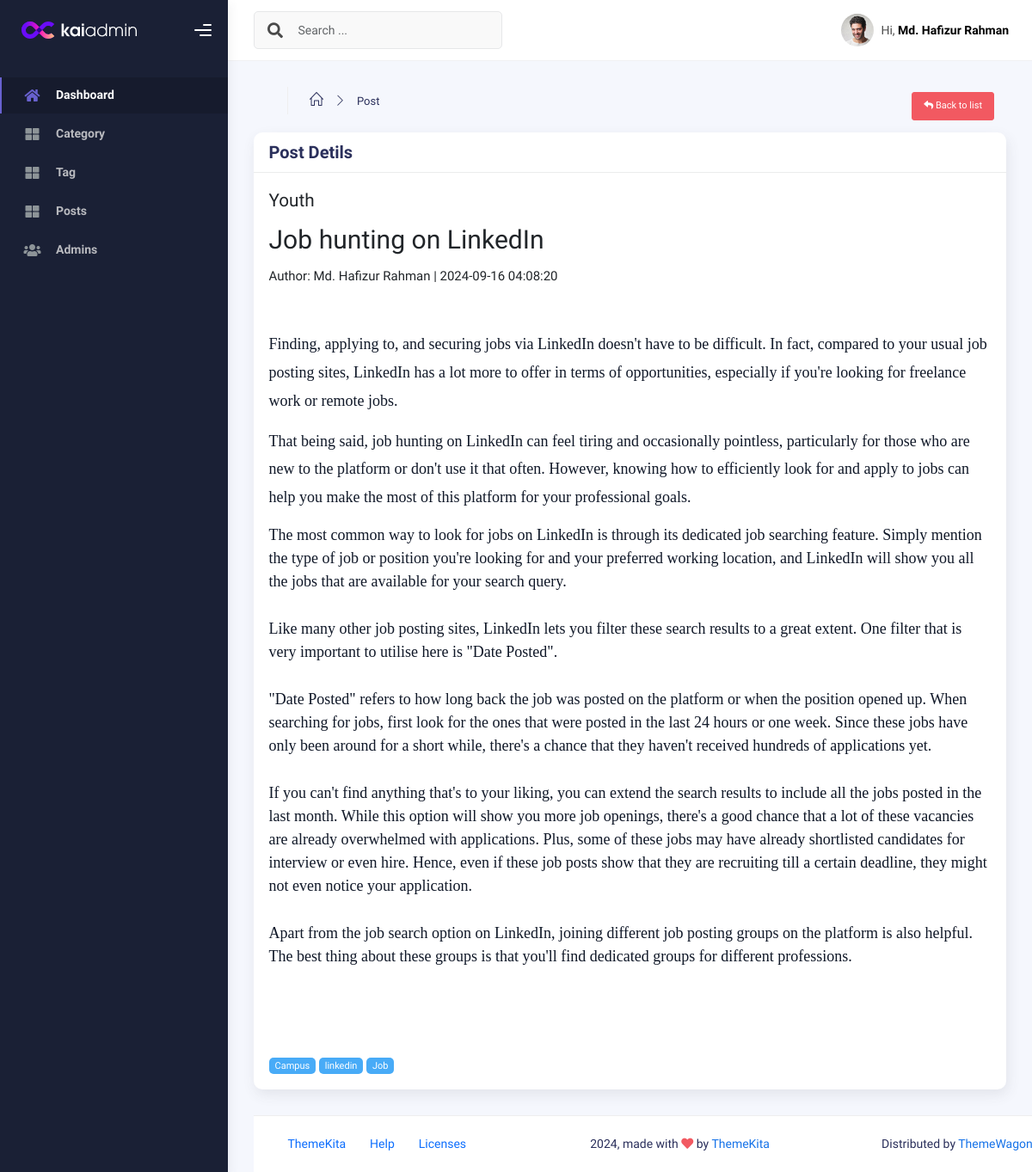
The app's page /admin/postShow.php?id=19 (signed in) with its own data.
### tables this page shows
CREATE TABLE `post` (
  `id` int NOT NULL,
  `category_id` int NOT NULL,
  `user_id` int NOT NULL,
  `title` varchar(255) NOT NULL,
  `slug` varchar(255) NOT NULL,
  `description` longtext NOT NULL,
  `image` varchar(255) NOT NULL,
  `is_published` tinyint(1) NOT NULL DEFAULT '0',
  `is_featured` tinyint(1) DEFAULT '0',
  `created_at` timestamp NULL DEFAULT CURRENT_TIMESTAMP,
  `updated_at` timestamp NULL DEFAULT CURRENT_TIMESTAMP
);

CREATE TABLE `category` (
  `id` int NOT NULL,
  `name` varchar(255) NOT NULL,
  `slug` varchar(255) NOT NULL
);

CREATE TABLE `users` (
  `id` int NOT NULL,
  `name` varchar(255) NOT NULL,
  `email` varchar(255) NOT NULL,
  `password` varchar(255) NOT NULL,
  `status` enum('active','inactive') NOT NULL DEFAULT 'active',
  `image` varchar(255) DEFAULT NULL,
  `role` enum('admin','editor','user') NOT NULL DEFAULT 'user',
  `phone` varchar(15) DEFAULT NULL
);

CREATE TABLE `tag` (
  `id` int NOT NULL,
  `name` varchar(255) NOT NULL,
  `slug` varchar(255) NOT NULL
);

### admin/postShow.php (the view, shortened to what this page needs)
<?php
include "layout/head.php";
?>
<body>
    <div class="wrapper">
        <?php
        include "layout/sidebar.php";
        ?>
        <div class="main-panel">
            <div class="main-header">
                <?php
                include "layout/header.php";
                ?>
            </div>
            <div class="container">
                <div class="page-inner">
                    <div class="p-3">
                        <div class="row">
                            <div class="col-md-6">
                                <ul class="breadcrumbs mb-3">
                                    <li class="nav-home">
                                        <a href="dashboard.php">
                                            <i class="icon-home"></i>
                                        </a>
                                    </li>
                                    <li class="separator">
                                        <i class="icon-arrow-right"></i>
                                    </li>
                                    <li class="nav-item">
                                        <a href="post.php">Post</a>
                                    </li>
                                </ul>
                            </div>
                            <div class="col-md-6 text-end">
                                <a href="post.php" class="btn btn-danger btn-sm"><i class="fa fa-reply"></i> Back to list</a>
                            </div>
                        </div>
                    </div>
                    <div class="row">
                        <div class="col-md-12">
                            <div class="card">
                                <div class="card-header py-2">
                                    <h4 class="card-title">Post Detils </h4>
                                </div>
                                <div class="card-body">
                                    <?php
                                    if (isset($_GET['id']) && !empty($_GET['id'])) {
                                        $id = $_GET['id'];
                                        $sql = "SELECT post.*, category.name as categoryName,users.name as author FROM post
                                                    INNER JOIN category ON post.category_id = category.id INNER JOIN users ON post.user_id = users.id  WHERE post.id = :id";
                                        $stmt = $pdo->prepare($sql);
                                        $stmt->bindParam(':id', $id);
                                        $stmt->execute();
                                        $post = $stmt->fetch(PDO::FETCH_OBJ);
                                    }
                                    ?>
                                    <h4><?php echo $post->categoryName ?></h4>
                                    <h1><?php echo $post->title ?></h1>
                                    <p>
                                        Author: <?php echo $post->author ?> | <span><?php echo $post->created_at ?></span>
                                    </p>
                                    <p>
                                        <?php echo html_entity_decode($post->description) ?>
                                    </p>
                                    <?php
                                    $sql = "SELECT tag.* FROM tag INNER JOIN post_tag ON tag.id = post_tag.tag_id WHERE post_id=:postId";
                                    $stmt = $pdo->prepare($sql);
                                    $stmt->bindParam(':postId', $post->id, PDO::PARAM_INT);
                                    $stmt->execute();
                                    $tags = $stmt->fetchAll(PDO::FETCH_OBJ);
                                    if ($tags) {
                                        foreach ($tags as $key => $tag) { ?>
                                            <span class="badge badge-info badge-pill m-r-5 m-b-5"><?php echo $tag->name; ?></span>
                                    <?php
                                        }
                                    }
                                    ?>
                                </div>
                            </div>
                        </div>
                    </div>
                    <?php
                    include "layout/footer.php";
                    ?>
                </div>
            </div>
</body>
</html>

### records on screen
post: category.name "Youth", title "Job hunting on LinkedIn", user.name "Md. Hafizur Rahman", created_at "2024-09-16 04:08:20", description "Finding, applying to, and securing jobs via LinkedIn doesn't have to be difficult. In fact, compared to your usual job posting sites, LinkedIn has a lot more to offer in terms of opportunities, especially if you're looking for freelance work or remote jobs. That being said, job hunting on LinkedIn can feel tiring and occasionally pointless, particularly for those who are new to the platform or don't use it that often. However, knowing how to efficiently look for and apply to jobs can help you make the most of this platform for your professional goals. The most common way to look for jobs on LinkedIn is through its dedicated job searching feature. Simply mention the type of job or position…"
tag: name "Campus"
tag: name "linkedin"
tag: name "Job"

### other values on screen
$_SESSION['name'] "Md. Hafizur Rahman"
